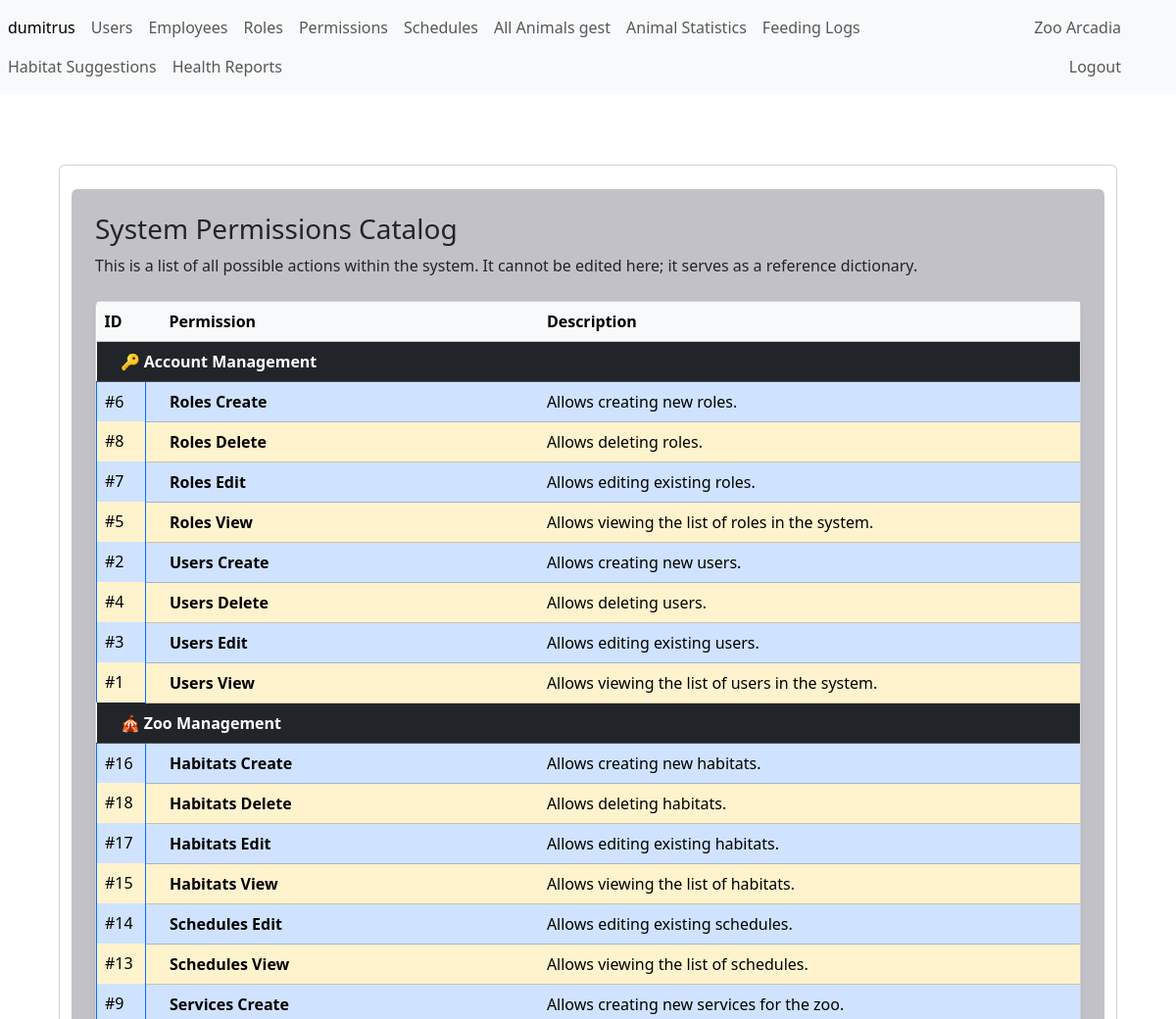
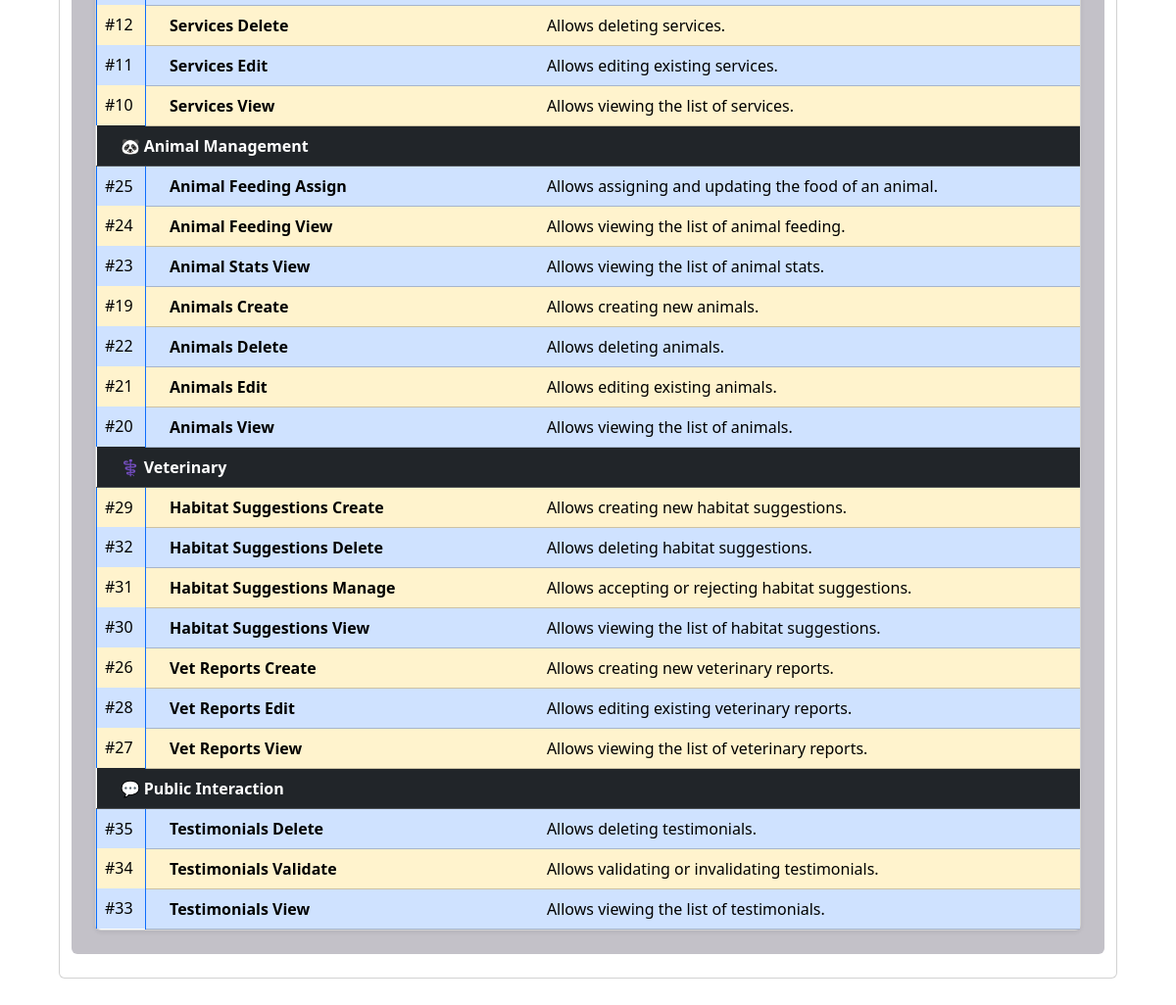
/permissions/gest/start (signed in), run on the app's committed database (2 pictures, top to bottom).
### tables this page shows
CREATE TABLE permissions (
    id_permission INT AUTO_INCREMENT PRIMARY KEY,
     
    permission_name VARCHAR(100) NOT NULL UNIQUE,
     
    permission_desc TEXT
);

### App/permissions/controllers/permissions_gest_controller.php (called while the page is built, shortened)
<?php
    require_once __DIR__ . '/../models/permission.php';
    class PermissionsGestController {
        public function start() {
            $permissions = Permission::check();
            require_once __DIR__ . '/../views/gest/start.php';
        }
    }

### App/permissions/permissionsRouter.php (called while the page is built)
<?php
require_once __DIR__ . '/../../includes/functions.php';
handleDomainRouting('permissions', __DIR__);

### public/index.php (called while the page is built, shortened)
<?php
require_once __DIR__ . '/../includes/functions.php';
require_once __DIR__ . '/../App/router.php';
?>

### App/permissions/models/permission.php (called while the page is built, shortened)
<?php
class Permission {
    public static function check()
    {
        $connectionDB = DB::createInstance();
        $query = "SELECT * FROM permissions ORDER BY permission_name ASC";
        $sql = $connectionDB->prepare($query);
        $sql->execute();
        return $sql->fetchAll(PDO::FETCH_ASSOC);
    }
}

### includes/pageTitle.php (called while the page is built, shortened)
<?php
$domain = $currentDomain ?? "home";

### App/permissions/views/gest/start.php (the view, shortened to what this page needs)
<?php
$permissionStructure = [
    '🔑 Account Management' => ['users', 'roles'],
    '🎪 Zoo Management' => ['services', 'schedules', 'habitats', 'hero', 'bricks'],
    '🐼 Animal Management' => ['animals', 'animal_stats', 'animal_feeding'],
    '⚕️ Veterinary' => ['vet_reports', 'habitat_suggestions'],
    '💬 Public Interaction' => ['testimonials']
];
$groupedPermissions = array_fill_keys(array_keys($permissionStructure), []);
foreach ($permissions as $permission) {
    $permissionPrefix = explode('-', $permission['permission_name'])[0];
    foreach ($permissionStructure as $categoryName => $prefixes) {
        if (in_array($permissionPrefix, $prefixes)) {
            $groupedPermissions[$categoryName][] = $permission;
            break;
        }
    }
}
?>
<div class="container-fluid overflow-auto py-4 pt-4 px-4">
    <div class="row py-4 card">
        <div class="col-12">
            <div class="rounded h-100 p-4" style="background-color: #c3c1c8;">
                <h1 class="h3">System Permissions Catalog</h1>
                <p class="mb-4">
                    This is a list of all possible actions within the system.
                    It cannot be edited here; it serves as a reference dictionary.
                </p>
                <div class="card shadow-sm">
                    <div class="card-body p-0">
                        <table class="table mb-0">
                            <thead class="table-light">
                                <tr>
                                    <th scope="col" style="width: 50px;">ID</th>
                                    <th scope="col" style="width: 40%;" class="ps-4">Permission</th>
                                    <th scope="col">Description</th>
                                </tr>
                            </thead>
                            <tbody>
                                <?php $rowNumber = 0; ?>
                                <?php foreach ($groupedPermissions as $categoryName => $permissionsInCategory): ?>
                                    <tr>
                                        <td colspan="3" class="table-dark fw-bold ps-4">
                                            <?= htmlspecialchars($categoryName) ?>
                                        </td>
                                    </tr>
                                    <?php foreach ($permissionsInCategory as $permission): ?>
                                        <?php
                                        $rowNumber++;
                                        $prettyName = ucwords(str_replace(['-', '_'], ' ', $permission['permission_name']));
                                        ?>
                                        <tr class="<?php echo get_row_class($rowNumber); ?>">
                                            <td class="text-nowrap <?php echo get_cell_border_class($rowNumber); ?>">#<?php echo $permission['id_permission']; ?></td>
                                            <td class="ps-4">
                                                <strong>
                                                    <?= htmlspecialchars($prettyName) ?>
                                                </strong>
                                            </td>
                                            <td>
                                                <?= htmlspecialchars($permission['permission_desc']) ?>
                                            </td>
                                        </tr>
                                    <?php endforeach; ?>
                                <?php endforeach; ?>
                            </tbody>
                        </table>
                    </div>
                </div>
            </div>
        </div>
    </div>
</div>

### App/router.php (shortened to what this page needs)
<?php
$domain = $_GET["domain"] ?? "home";
$allowed_domains = ["hero", "medias", "habitat1", "cms", "about", "auth", "home", "animals", "employees", "habitats", "permissions", "reports", "roles", "schedules", "testimonials", "users", "contact", "vreports"];
if (in_array($domain, $allowed_domains)) {
    $domainRouterPath = __DIR__ . "/{$domain}/{$domain}Router.php";
    if (file_exists($domainRouterPath)) {
        require_once $domainRouterPath;
    } else {
        http_response_code(500);
        header('Location: /public/error-500.php');
        exit();
    }
} else {
    http_response_code(404);
    header('Location: /public/error-404.php');
    exit();
}
?>

### includes/functions.php (shortened to what this page needs)
<?php
if (!function_exists('get_row_class')) {
    function get_row_class(int $rowNumber): string
    {
        return ($rowNumber % 2 == 0) ? 'table-warning' : 'table-primary';
    }
    function get_cell_border_class(int $rowNumber): string
    {
        return ($rowNumber % 2 == 0) ? 'border border-start-5 border-top-0 border-bottom-0 border-end-5 border-primary' : 'border border-start-5 border-top-0 border-bottom-0 border-end-5 border-primary';
    }
}
function handleDomainRouting($domainName, $basePath)
{
    $controller = $_GET['controller'] ?? 'pages';
    $action = $_GET['action'] ?? 'start';
    $controllerFileName = $domainName . "_" . $controller . "_controller.php";
    $controllerFile = $basePath . "/controllers/" . $controllerFileName;
    if (file_exists($controllerFile)) {
        $controllerInstance = new $controllerClassName();
        $controllerInstance->$action();
        $viewContent = ob_get_clean();
        $usePublicLayout = false;
        if ($usePublicLayout) {
            require __DIR__ . "/layouts/FC_main_layout.php";
        } else {
            require __DIR__ . "/layouts/BO_main_layout.php";
        }
    } else {
        http_response_code(404);
        header('Location: /public/error-404.php');
        exit();
    }
}
if (!function_exists('hasPermission')) {
    function hasPermission($permissionName) {
        $userPermissions = $_SESSION["user"]["permissions"] ?? [];
        return in_array($permissionName, $userPermissions);
    }
}

### includes/layouts/BO_main_layout.php (shortened to what this page needs)
<?php
$currentDomain = $_GET['domain'] ?? 'home';
include(__DIR__ . "/../pageTitle.php");
require_once __DIR__ . "/../functions.php";
?>
<!DOCTYPE html>
<html lang="en">
<head>
    <link rel="stylesheet" href="/public/build/css/bootstrap.min.css">
    <link rel="stylesheet" href="/public/build/css/dataTables.bootstrap5.min.css">
</head>
<body class="<?= $currentDomain == 'contact' ? 'body-contact' : ($currentDomain == 'auth' ? 'body-login' : '') ?>" id="top">
    <?php if (!in_array($currentDomain, ['contact', 'auth'])): ?>
        <nav class="navbar navbar-expand navbar-light bg-light d-flex justify-content-between">
            <div class="nav navbar-nav">
                <?php if (!isset($_SESSION["loggedin"]) || $_SESSION["loggedin"] == false): ?>
                    <a class="nav-item nav-link active" href="/auth/pages/login">Login</a>
                <?php else: ?>
                    <a class="nav-item nav-link active" href="/home/pages/start"><?php echo $_SESSION["user"]["username"]; ?></a>
                <?php endif; ?>
                <?php
                $isAdmin = isset($_SESSION['user']['role_name']) && $_SESSION['user']['role_name'] === 'Admin';
                if (isset($_SESSION["loggedin"]) && $_SESSION["loggedin"] === true):
                ?>
                    <a class="nav-item nav-link" href="/users/gest/start">Users</a>
                <?php endif; ?>
                <?php
                if (isset($_SESSION["loggedin"]) && $_SESSION["loggedin"] === true):
                ?>
                    <a class="nav-item nav-link" href="/employees/gest/start">Employees</a>
                <?php endif; ?>
                <?php
                if ($isAdmin || hasPermission('roles-view') || hasPermission('roles-create') || hasPermission('roles-edit') || hasPermission('roles-delete')):
                ?>
                    <a class="nav-item nav-link" href="/roles/gest/start">Roles</a>
                <?php endif; ?>
                <?php
                if (isset($_SESSION["loggedin"]) && $_SESSION["loggedin"] === true):
                ?>
                    <a class="nav-item nav-link" href="/permissions/gest/start">Permissions</a>
                <?php endif; ?>
                <?php if (hasPermission('schedules-view') || hasPermission('schedules-edit')): ?>
                    <a class="nav-item nav-link" href="/schedules/gest/start">Schedules</a>
                <?php endif; ?>
                <?php if (hasPermission('animals-view') || hasPermission('animals-create') || hasPermission('animals-edit') || hasPermission('animals-delete')): ?>
                    <li class="nav-item">
                        <a class="nav-link <?= ($domain === 'animals' && $controller === 'gest' && ($action === 'start' || $action === 'edit' || $action === 'create')) ? 'active' : '' ?>" href="/animals/gest/start">
                            All Animals gest
                        </a>
                    </li>
                <?php endif; ?>
                <?php if (hasPermission('animal_stats-view')): ?>
                    <li class="nav-item">
                        <a class="nav-link <?= ($domain === 'animals' && $controller === 'stats') ? 'active' : '' ?>" href="/animals/stats/start">
                            Animal Statistics
                        </a>
                    </li>
                <?php endif; ?>
                <?php if (hasPermission('animal_feeding-view') || hasPermission('animal_feeding-assign')): ?>
                    <li class="nav-item">
                        <a class="nav-link <?= ($domain === 'animals' && $controller === 'feeding') ? 'active' : '' ?>" href="/animals/feeding/start">
                            Feeding Logs
                        </a>
                    </li>
                <?php endif; ?>
                <?php if (hasPermission('habitat_suggestions-view') || hasPermission('habitat_suggestions-manage')): ?>
                    <li class="nav-item">
                        <a class="nav-link <?= ($domain === 'habitats' && $controller === 'suggestion') ? 'active' : '' ?>" href="/habitats/suggestion/start">
                            Habitat Suggestions
                        </a>
                    </li>
                <?php endif; ?>
                <?php if (hasPermission('vet_reports-view') || hasPermission('vet_reports-create') || hasPermission('vet_reports-edit')): ?>
                    <li class="nav-item">
                        <a class="nav-link <?= ($domain === 'vreports' && $controller === 'gest') ? 'active' : '' ?>" href="/vreports/gest/start">
                            Health Reports
                        </a>
                    </li>
                <?php endif; ?>
            </div>
            <div class="nav navbar-nav d-flex justify-content-end px-5">
                <a class="nav-item nav-link" href="/home/pages/index">Zoo Arcadia</a>
                <a class="nav-item nav-link" href="/auth/pages/logout">Logout</a>
            </div>
        </nav>
    <?php endif; ?>
    <div class="container-xs p-5">
        <div class="row">
            <div class="col-12">
                <?php
                echo $viewContent ?? '<p>There is no content to show</p>';
                ?>
            </div>
        </div>
    </div>
</body>

### data on the page
permissions: id_permission "6", permission_name "Roles Create", permission_desc "Allows creating new roles."
permissions: id_permission "8", permission_name "Roles Delete", permission_desc "Allows deleting roles."
permissions: id_permission "7", permission_name "Roles Edit", permission_desc "Allows editing existing roles."
permissions: id_permission "5", permission_name "Roles View", permission_desc "Allows viewing the list of roles in the system."
permissions: id_permission "2", permission_name "Users Create", permission_desc "Allows creating new users."
permissions: id_permission "4", permission_name "Users Delete", permission_desc "Allows deleting users."
permissions: id_permission "3", permission_name "Users Edit", permission_desc "Allows editing existing users."
permissions: id_permission "1", permission_name "Users View", permission_desc "Allows viewing the list of users in the system."
permissions: id_permission "16", permission_name "Habitats Create", permission_desc "Allows creating new habitats."
permissions: id_permission "18", permission_name "Habitats Delete", permission_desc "Allows deleting habitats."
permissions: id_permission "17", permission_name "Habitats Edit", permission_desc "Allows editing existing habitats."
permissions: id_permission "15", permission_name "Habitats View", permission_desc "Allows viewing the list of habitats."
permissions: id_permission "14", permission_name "Schedules Edit", permission_desc "Allows editing existing schedules."
permissions: id_permission "13", permission_name "Schedules View", permission_desc "Allows viewing the list of schedules."
permissions: id_permission "9", permission_name "Services Create", permission_desc "Allows creating new services for the zoo."
permissions: id_permission "12", permission_name "Services Delete", permission_desc "Allows deleting services."
permissions: id_permission "11", permission_name "Services Edit", permission_desc "Allows editing existing services."
permissions: id_permission "10", permission_name "Services View", permission_desc "Allows viewing the list of services."
permissions: id_permission "25", permission_name "Animal Feeding Assign", permission_desc "Allows assigning and updating the food of an animal."
permissions: id_permission "24", permission_name "Animal Feeding View", permission_desc "Allows viewing the list of animal feeding."
permissions: id_permission "23", permission_name "Animal Stats View", permission_desc "Allows viewing the list of animal stats."
permissions: id_permission "19", permission_name "Animals Create", permission_desc "Allows creating new animals."
permissions: id_permission "22", permission_name "Animals Delete", permission_desc "Allows deleting animals."
permissions: id_permission "21", permission_name "Animals Edit", permission_desc "Allows editing existing animals."
permissions: id_permission "20", permission_name "Animals View", permission_desc "Allows viewing the list of animals."
permissions: id_permission "29", permission_name "Habitat Suggestions Create", permission_desc "Allows creating new habitat suggestions."
permissions: id_permission "32", permission_name "Habitat Suggestions Delete", permission_desc "Allows deleting habitat suggestions."
permissions: id_permission "31", permission_name "Habitat Suggestions Manage", permission_desc "Allows accepting or rejecting habitat suggestions."
permissions: id_permission "30", permission_name "Habitat Suggestions View", permission_desc "Allows viewing the list of habitat suggestions."
permissions: id_permission "26", permission_name "Vet Reports Create", permission_desc "Allows creating new veterinary reports."
permissions: id_permission "28", permission_name "Vet Reports Edit", permission_desc "Allows editing existing veterinary reports."
permissions: id_permission "27", permission_name "Vet Reports View", permission_desc "Allows viewing the list of veterinary reports."
permissions: id_permission "35", permission_name "Testimonials Delete", permission_desc "Allows deleting testimonials."
permissions: id_permission "34", permission_name "Testimonials Validate", permission_desc "Allows validating or invalidating testimonials."
permissions: id_permission "33", permission_name "Testimonials View", permission_desc "Allows viewing the list of testimonials."

### other printed values
$_SESSION["user"]["username"] "dumitrus"
$categoryName "🔑 Account Management"
$categoryName "🎪 Zoo Management"
$categoryName "🐼 Animal Management"
$categoryName "⚕️ Veterinary"
$categoryName "💬 Public Interaction"
